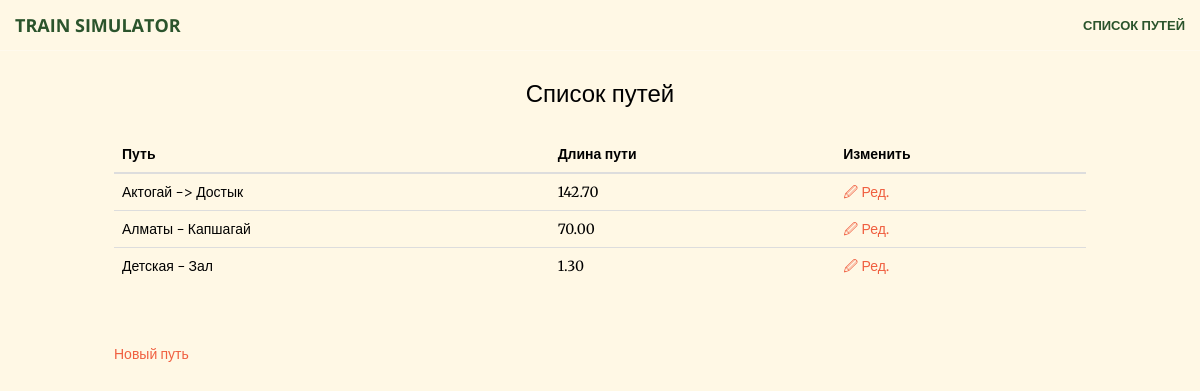
Before: / with the older database file.
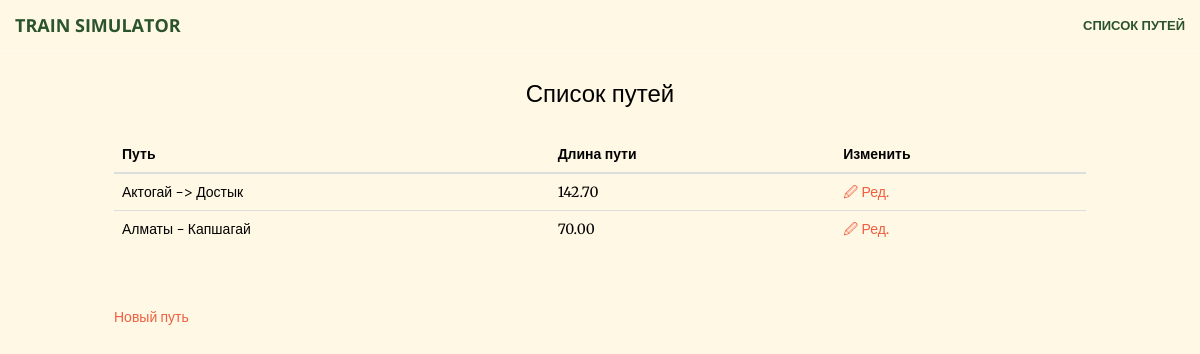
After: the same page with the newer database file.
### tutu/models.py (models this page shows, shortened)
class Track(models.Model):
    length = models.DecimalField(default=1000, max_digits=7, decimal_places=2) #in meters
    name = models.TextField(default="Старт-Финиш")
    start_name = models.TextField(default="Старт")

### tutu/views.py (the view)
# urls.py: url(r'^$', views.index, name="index"),
def index(request):
    tracks = Track.objects.all()
    context = {"tracks": tracks}
    return render(request, 'index.html', context)

### templates/index.html (shortened to what this page needs)
<!DOCTYPE html>
<html lang="en">
{% load static %}
<head>
    <link href="{% static "vendor/bootstrap/css/bootstrap.min.css" %}" rel="stylesheet">
    <link href="{% static "vendor/font-awesome/css/font-awesome.min.css" %}" rel="stylesheet" type="text/css">
    <link href="{% static "vendor/magnific-popup/magnific-popup.css" %}" rel="stylesheet">
    <link href="{% static "css/creative.min.css" %}" rel="stylesheet">
</head>
<body id="page-top" style="background: #fff8e5; color: black;">
<nav id="mainNav" class="navbar navbar-default navbar-fixed-top" style="color: black">
    <div class="container-fluid">
        <div class="navbar-header">
            <a class="navbar-brand page-scroll" href="#page-top" style="color: #2b542c;">Train Simulator</a>
        </div>
        <div class="collapse navbar-collapse" id="bs-example-navbar-collapse-1">
            <ul class="nav navbar-nav navbar-right">
                <li>
                    <a class="page-scroll" href="{% url "index" %}" style="color: #2b542c;">Список путей</a>
                </li>
            </ul>
        </div>
    </div>
</nav>
<div style="padding: 5%">
    <h3 style="text-align: center">Список путей</h3>
    <table width="100%" style="margin-top: 30px; margin-left: 5%; width: 90%" class="table">
        <thead>
        <tr>
            <th>Путь</th>
            <th>Длина пути</th>
            <th>Изменить</th>
        </tr>
        </thead>
        {% for track in tracks %}
            <tr>
                <td>
                    {{ track.name }}
                </td>
                <td>
                    {{ track.length }}
                </td>
                <td><a data-toggle="modal" href="{% url "edit_track" track.id %}" data-target="#myModal">🖉 Ред.</a>
                </td>
            </tr>
        {% endfor %}
    </table>
    <br><br>
    <div style="margin-left: 5%; margin-bottom: 40px">
        <a data-toggle="modal" href="{% url "new_track" %}" data-target="#myModal">Новый путь</a>
    </div>
</div>
</body>
</html>

Changed rows visible on the page:
removed Track: name "Детская - Зал", length "1.30"
